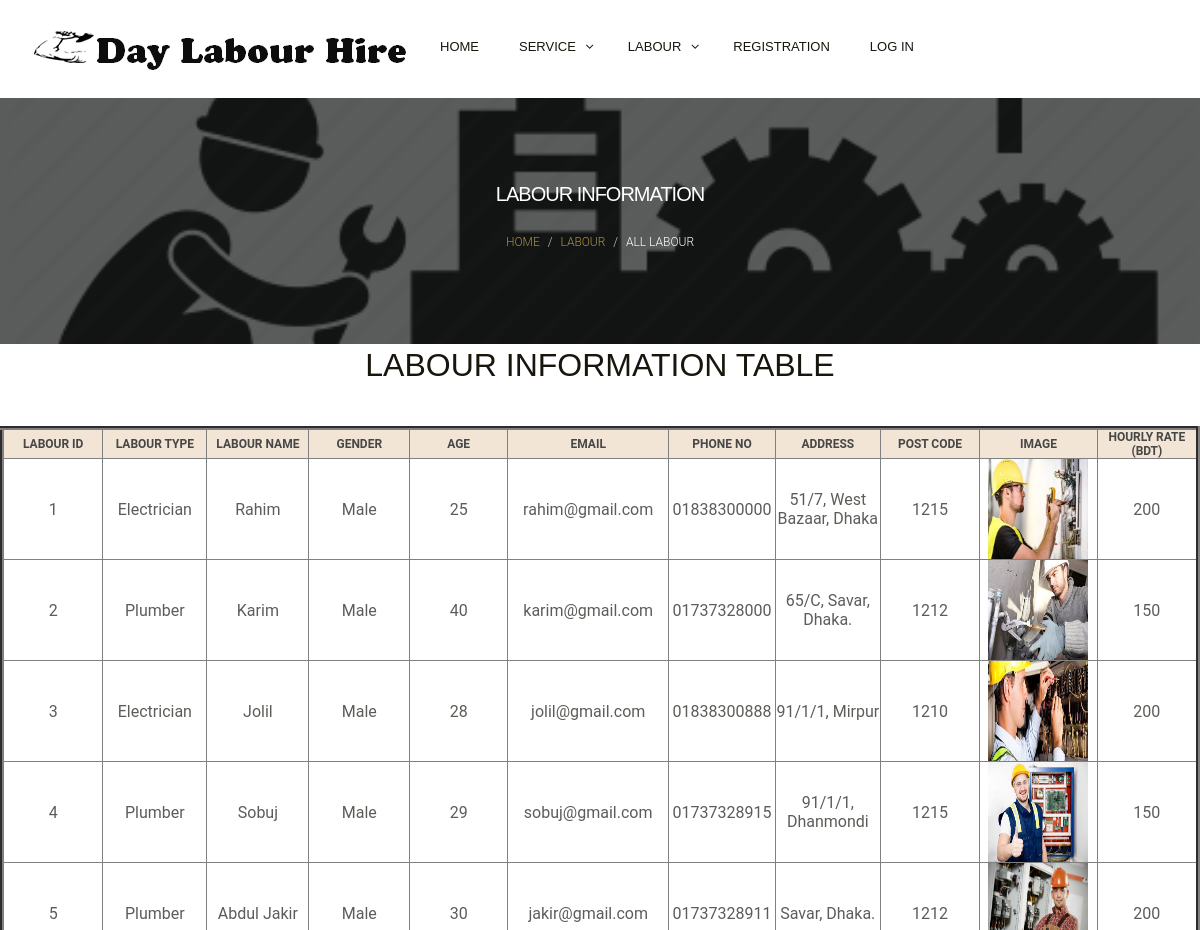
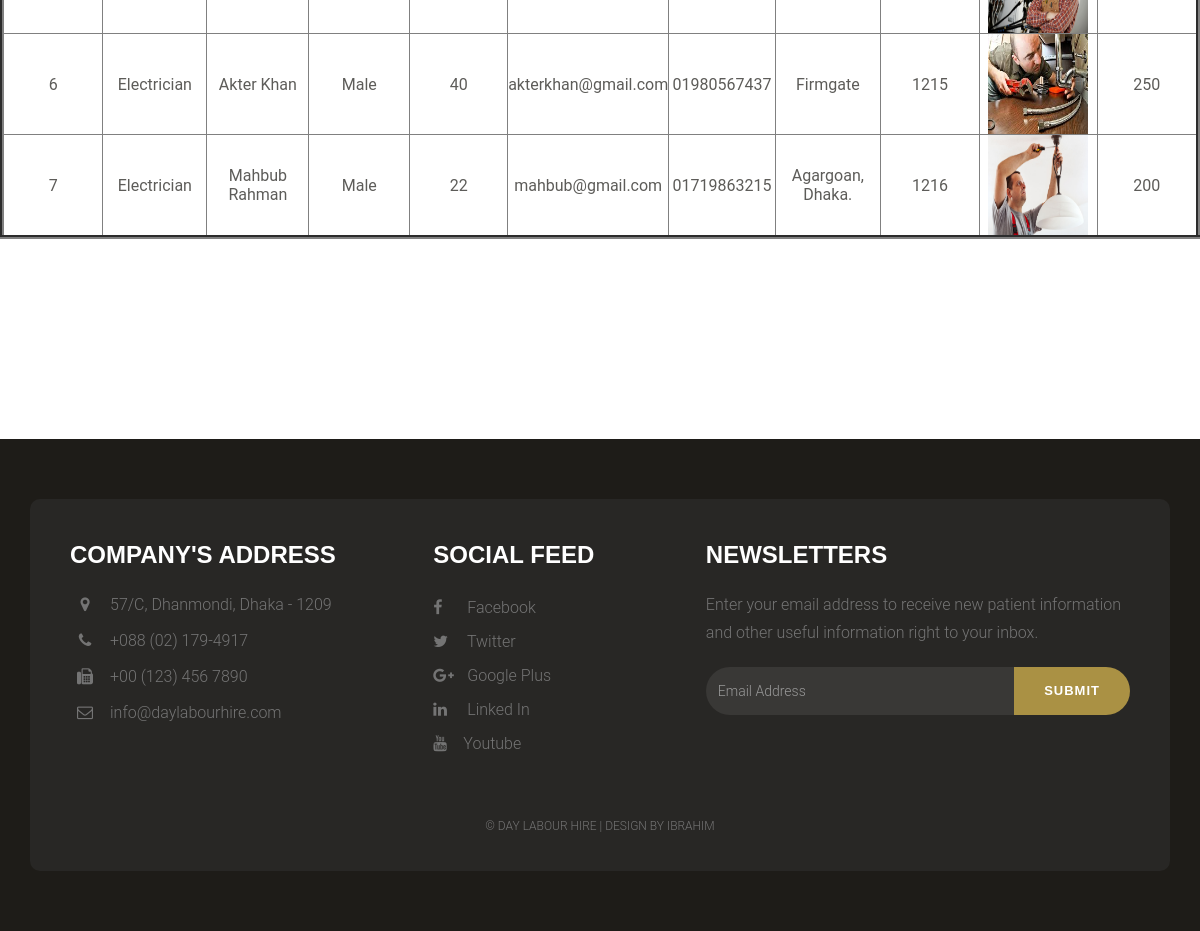
The app's page /alllabour.php with its own data (2 pictures, top to bottom).
### tables this page shows
CREATE TABLE `labour` (
  `lid` int(11) NOT NULL,
  `l_type` varchar(18) NOT NULL,
  `l_name` varchar(30) NOT NULL,
  `gender` varchar(30) NOT NULL,
  `age` int(3) NOT NULL,
  `email` varchar(50) NOT NULL,
  `phone_no` varchar(30) NOT NULL,
  `address` varchar(300) NOT NULL,
  `post_code` varchar(30) NOT NULL,
  `l_image` varchar(500) NOT NULL,
  `hourly_rate` double NOT NULL
);

### alllabour.php (the view, shortened to what this page needs)
<?php
	include_once 'header.php';
?>
<!DOCTYPE html>
<html lang="en">
    <div class="page-header1">
        <div class="container">
            <div class="row">
                <div class="col-lg-12 col-md-12 col-sm-12 col-xs-12">
                    <div class="page-caption">
                        <h2 class="page-title">Labour Information</h2>
                        <div class="page-breadcrumb">
                            <ol class="breadcrumb">
                                <li><a href="index.php">Home</a></li>
                                <li><a href="alllabour.php">labour</a></li>
                                <li>all labour</li>
                            </ol>
                        </div>
                    </div>
                </div>
            </div>
        </div>
    </div>
<div class="container">
            <div class="row">
                <div class="col-lg-offset-2 col-lg-8 col-md-offset-2 col-md-8 col-sm-12 col-xs-12">
                    <div class="section-title mb40 text-center">
                        <h1>Labour Information Table</h1>
                    </div>
                </div>
            </div>
</div>
<?php
$connect=mysqli_connect("localhost","root","","dlh_project");
$query="select * from labour";
		$result= mysqli_query($connect,$query);
		echo "<center><table border='4' width='100%'>";
			echo "<tr class='control-label1'>";
				echo "<th width='9%'>LABOUR ID</th>";
				echo "<th width='9%'>LABOUR TYPE</th>";
				echo "<th width='9%'>LABOUR NAME</th>";
				echo "<th width='9%'>GENDER</th>";
				echo "<th width='9%'>AGE</th>";
				echo "<th width='9%'>EMAIL</th>";
				echo "<th width='9%'>PHONE NO</th>";
				echo "<th width='9%'>ADDRESS</th>";
				echo "<th width='9%'>POST CODE</th>";
				echo "<th width='10%'>IMAGE</th>";
				echo "<th width='9%'>Hourly RATE (BDT)</th>";
			echo "</tr>";
		if($result){
			while($row= mysqli_fetch_array($result,MYSQLI_ASSOC)){
				$lid=$row["lid"];
				$l_type=$row["l_type"];
				$l_name=$row["l_name"];
				$gender=$row["gender"];
				$age=$row["age"];
				$email=$row["email"];
				$phone_no=$row["phone_no"];
				$address=$row["address"];
				$post_code=$row["post_code"];
				$l_image=$row["l_image"];
				$hourly_rate=$row["hourly_rate"];
				echo "<tr>";
					echo "<td>$lid</td>";
					echo "<td>$l_type</td>";
					echo "<td>$l_name</td>";
					echo "<td>$gender</td>";
					echo "<td>$age</td>";
					echo "<td>$email</td>";
					echo "<td>$phone_no</td>";
					echo "<td>$address</td>";
					echo "<td>$post_code</td>";
					echo "<td class='l_image'><img src='$l_image' style='height:100px; width:100px'/></td>";
					echo "<td>$hourly_rate</td>";
				echo "</tr>";
			}
		}
		echo "</table></center>";
?>
	<div class="space-medium">
	</div>
    <div class="footer">
        <div class="container">
            <div class="footer-block">
                <div class="row">
                    <div class="col-lg-4 col-md-4 col-sm-6 col-xs-12">
                        <div class="footer-widget">
                            <h2 class="widget-title">Company's Address</h2>
                            <ul class="listnone contact">
                                <li><i class="fa fa-map-marker"></i> 57/C, Dhanmondi, Dhaka - 1209 </li>
                                <li><i class="fa fa-phone"></i> +088 (02) 179-4917</li>
                                <li><i class="fa fa-fax"></i> +00 (123) 456 7890</li>
                                <li><i class="fa fa-envelope-o"></i> info@daylabourhire.com</li>
                            </ul>
                        </div>
                    </div>
                    <div class="col-lg-3 col-md-3 col-sm-6 col-xs-12">
                        <div class="footer-widget footer-social">
                            <h2 class="widget-title">Social Feed</h2>
                            <ul class="listnone">
                                <li>
                                    <a href="#"> <i class="fa fa-facebook"></i> Facebook </a>
                                </li>
                                <li><a href="#"><i class="fa fa-twitter"></i> Twitter</a></li>
                                <li><a href="#"><i class="fa fa-google-plus"></i> Google Plus</a></li>
                                <li><a href="#"><i class="fa fa-linkedin"></i> Linked In</a></li>
                                <li>
                                    <a href="#"> <i class="fa fa-youtube"></i>Youtube</a>
                                </li>
                            </ul>
                        </div>
                    </div>
                   <div class="col-lg-5 col-md-5 col-sm-12 col-xs-12">
                        <div class="footer-widget widget-newsletter">
                            <h2 class="widget-title">Newsletters</h2>
                            <p>Enter your email address to receive new patient information and other useful information right to your inbox.</p>
                            <div class="input-group">
                                <input type="text" class="form-control" placeholder="Email Address">
                                <span class="input-group-btn">
                            <button class="btn btn-default" type="button">Submit</button>
                            </span>
                            </div>
                        </div>
                    </div>
                </div>
                <div class="tiny-footer">
                    <div class="row">
                        <div class="col-lg-12 col-md-12 col-sm-12 col-xs-12">
                            <div class="copyright-content">
                                <p>© Day Labour Hire | design by ibrahim</p>
                            </div>
                        </div>
                    </div>
                </div>
            </div>
        </div>
    </div>
</body></html>

### header.php (shortened to what this page needs)
<?php
echo "<head>
    <meta charset='utf-8'>
    <meta http-equiv='X-UA-Compatible' content='IE=edge'>
    <meta name='viewport' content='width=device-width, initial-scale=1'>
    <meta name='description' content='Day labour hire website for customer service provider.'>
    <meta name='keywords' content='A website for hire day labour.'>
    <title>Day Labour Hire For Household Work</title>
    <link href='css/bootstrap.min.css' rel='stylesheet'
    <link href='https://fonts.googleapis.com/css?family=Roboto:300,300i,400,400i,500,500i,700,700i%7cMontserrat:300,300i,400,400i,500,500i,600,600i,700,700i' rel='stylesheet'>
    <link href='css/font-awesome.min.css' rel='stylesheet'>
    <link href='css/style.css' rel='stylesheet'>
	<style>
	th,td{
		text-align:center;
	}
	</style>
</head>
<body>
    <div class='header'>
        <div class='container'>
            <div class='row'>
                <div class='col-lg-4 col-md-4 col-sm-12 col-xs-12'>
                    <a href='index.php'><img src='images/logo.PNG' alt='Website for Day Labour Hire'></a>
                </div>
                <div class='col-lg-8 col-md-4 col-sm-12 col-xs-12'>
                    <div class='navigation'>
                        <div id='navigation'>
                            <ul>";
					if(isset($_SESSION["login"])){
						echo"<li class='active'><a href='index.php' title='Home'>Home</a></li>
											<li class='has-sub'><a href='service-detail.php' title='Service Detail'>Service</a>
												<ul>
													<li><a href='service-detail.php' title='Service Detail'>Service Detail</a></li>
												</ul>
										</li>";
								if($_SESSION['usertype']=='admin'){
									echo "<li class='has-sub'><a href='addlabour.php' title='Admin Option'>Admin Option</a>
                                    <ul>
                                        <li><a href='addlabour.php' title='Add labour'>add labour</a></li>
                                        <li><a href='setschedule.php' title='Set Schedule'>set schedule</a></li>
                                    </ul>
                                </li>
								<li class='has-sub'><a href='#' title='Information'>Information</a>
                                    <ul>
                                        <li><a href='labourmanupulation.php' title='Labour Information'>labour Info</a></li>
                                        <li><a href='schedulemanupulation.php' title='Schedule Information'>schedule Info</a></li>
                                        <li><a href='userinformation.php' title='User Information'>User Info</a></li>
										<li><a href='hireinformation.php' title='Hire Information'>Hire Info</a></li>
                                    </ul>
								</li>
								<li class='has-sub'><a href='#' title='Others'>Others</a>
                                    <ul>
                                        <li><a href='showfeedback.php' title='Show Feedback'>Check feedback</a></li>
                                        <li><a href='customerneed.php' title='Customer Request'>Customer requ</a></li>
                                    </ul>
                            </li>";
								}
								if($_SESSION["usertype"]=="user"){
									echo "<li class='has-sub'><a href='alllabour.php' title='Labour'>labour</a>
                                    <ul>
                                        <li><a href='alllabour.php' title='All labour'>all labour</a></li>
                                        <li><a href='electrician.php' title='Electrician'>electrician</a></li>
                                        <li><a href='plumbers.php' title='Plumber'>plumber</a></li>
										<li><a href='scheduleinfo.php' title='Schedule Information'>Labour schedule</a></li>
                                    </ul>
                            </li>
									<li><a href='hirelabour.php' title='Hire Labour'>hire labour</a></li>
								<li class='has-sub'><a href='others_required.php' title='Other Field'>others</a>
                                    <ul>
                                        <li><a href='others_required.php' title='Other Field'>others need</a></li>
                                        <li><a href='feedback.php' title='Feedback'>feedback</a></li>
                                    </ul>
                                </li>";
								}
								echo "<li><a href='logout.php' title='Log Out'>Log Out</a></li>";
}else{
						echo "<li class='active'><a href='index.php' title='Home'>Home</a></li>
                                <li class='has-sub'><a href='service-detail.php' title='Service Detail'>Service</a>
                                    <ul>
                                        <li><a href='service-detail.php' title='Service Detail'>Service Detail</a></li>
                                    </ul>
                            </li>
							<li class='has-sub'><a href='alllabour.php' title='Labour'>labour</a>
                                    <ul>
                                        <li><a href='alllabour.php' title='All labour'>all labour</a></li>
                                        <li><a href='electrician.php' title='Electrician'>electrician</a></li>
                                        <li><a href='plumbers.php' title='Plumber'>plumber</a></li>
                                    </ul>
                            </li>
							<li><a href='registration.php' title='Registration'>registration</a></li>
                                        <li><a href='login.php' title='Log In'>Log In</a></li>";
}
			echo "</ul>
                        </div>
                    </div>
                </div>
            </div>
        </div>
    </div>";
?>

### header.php (style rules this page uses)
th,td { text-align:center; }

### records on screen
labour: lid "1", l_type "Electrician", l_name "Rahim", gender "Male", age "25", email "rahim@gmail.com", phone_no "01838300000", address "51/7, West Bazaar, Dhaka", post_code "1215", l_image (picture), hourly_rate "200"
labour: lid "2", l_type "Plumber", l_name "Karim", gender "Male", age "40", email "karim@gmail.com", phone_no "01737328000", address "65/C, Savar, Dhaka.", post_code "1212", l_image (picture), hourly_rate "150"
labour: lid "3", l_type "Electrician", l_name "Jolil", gender "Male", age "28", email "jolil@gmail.com", phone_no "01838300888", address "91/1/1, Mirpur", post_code "1210", l_image (picture), hourly_rate "200"
labour: lid "4", l_type "Plumber", l_name "Sobuj", gender "Male", age "29", email "sobuj@gmail.com", phone_no "01737328915", address "91/1/1, Dhanmondi", post_code "1215", l_image (picture), hourly_rate "150"
labour: lid "5", l_type "Plumber", l_name "Abdul Jakir", gender "Male", age "30", email "jakir@gmail.com", phone_no "01737328911", address "Savar, Dhaka.", post_code "1212", l_image (picture), hourly_rate "200"
labour: lid "6", l_type "Electrician", l_name "Akter Khan", gender "Male", age "40", email "akterkhan@gmail.com", phone_no "01980567437", address "Firmgate", post_code "1215", l_image (picture), hourly_rate "250"
labour: lid "7", l_type "Electrician", l_name "Mahbub Rahman", gender "Male", age "22", email "mahbub@gmail.com", phone_no "01719863215", address "Agargoan, Dhaka.", post_code "1216", l_image (picture), hourly_rate "200"
